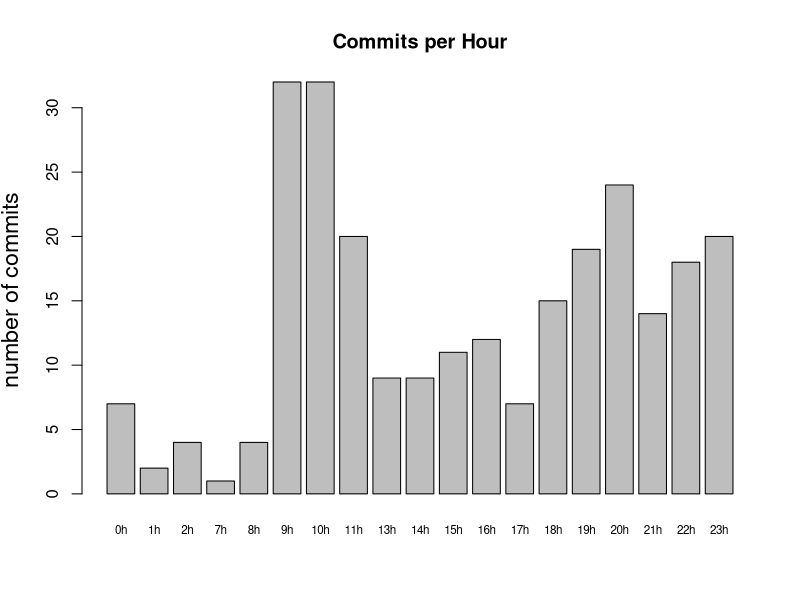

Here is the R script that generated this plot:
# get data from file
# column 1 is labels (row names)
w <- getwd()
w
#setwd("/Users/cyprien/Desktop/testRgene")
setwd(".visulogRTempFiles")

#z <- paste(w,".visulogRTempFiles",sep="/")
x <- read.table("commitsPerHour.txt", header = FALSE)
colnames(x) <- c("nb", "auteurs")
attach(x)

## SETTINGS:
prob <- FALSE # set to TRUE if barplot(%) desired
tofile <- TRUE # set to FALSE to print in RStudio




pct <- 100*nb/sum(nb) # normalize to empirical probabilities (%)
# build colors from %
pcgood <- 10 # level qualifying what "good" means
cl <- (pct < pcgood)*2 # red
cl[cl == 0] <- 3   # green

# Do the plot
clab <- 1.4    # label size, 1 = default size
cnames <- 0.1  # bar names size, adapt to nb of bars
lgdbon <- paste("bon (>", pcgood,"%)")
setwd("../")
setwd(".graphs")

if (! tofile) if (prob) {
  barplot(pct, names.arg = auteurs, main="Commits par auteurs (%)",
        ylim = c(0, min(c(100, max(pct)+10))),
        xlab="auteurs", ylab="% de commits" , 
        cex.names = cnames, cex.lab=clab, col=cl, las = 2)
  legend("topleft", legend = c(lgdbon,"mauvais"), fill=3:2,
       bg = "antiquewhite")
  # visualize "good" level...
  abline(h = pcgood, lty=2, col=8)
} else {
  barplot(nb, names.arg = auteurs, main="Commits par auteurs",
          xlab="auteurs", ylab="nombre de commits", 
          cex.names = cnames, cex.lab=clab, las = 2)}

# output plot to a file in png; see ?pdf or ?png
if (tofile) {
  pdf(file = "CommitsPerHour.pdf", width=9, height=7) # 1920/1080 full HD png
  clab <- 1.4    # label size, 1 = default size
  cnames <- 0.7  # bar names size, adapt to nb of bars
  
  if (prob) {
    barplot(pct, names.arg = auteurs, main="Commits par auteurs (%)",
            ylim = c(0, min(c(100, max(pct)+10))),
            xlab="auteurs", ylab="% de commits" , 
            cex.names = cnames, cex.lab=clab, col=cl)
    legend("topleft", legend = c(lgdbon,"mauvais"), fill=3:2,
           bg = "antiquewhite")
    # visualize "good" level...
    abline(h = pcgood, lty=2, col=8)
  } else {
    barplot(nb, names.arg = auteurs, main="Commits per Hour",
            xlab="", ylab="number of commits", 
            cex.names = cnames, cex.lab=clab)}
  
  dev.off() # close file
}
########
# pdf width=7, height=5

